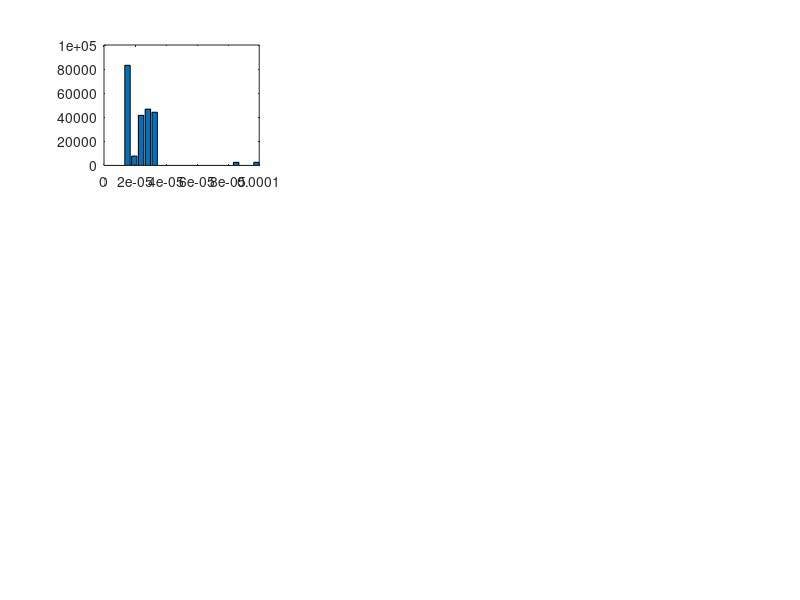

Write the MATLAB code that produced this figure. (Note: this script raises an error after producing the figure.)
clear all;
close all;
%initcourse TSRT14;
addpath Z:\sigsys\classes\
addpath Z:\sigsys\data\
addpath Z:\sigsys\mfiles\
load tphat_calibrate
%% 1. 

m = mean(tphat, 2);
e = tphat - m(:,ones(1,7));

bias = mean(e);
variance = var(e);

for i = 1:7
    subplot(3,3,i);
    [N, l ] = hist(e(:,i) ,20);
    Wb = l(2) - l(1); % Bin width
    Ny = length(e ); % Nr of samples
    bar(l , N /( Ny * Wb ));
    
    hold on;
    pe = ndist(bias(i), variance(i));
    plot(pe)
end
 
%% 2. & 3.

% Calculate pe for all tdoa differences
count = 1;
for i = 1:7
    for j = (i+1):7
        variance2(count) = variance(i) + variance(j);
        count = count+1;
    end
end
pe = ndist(zeros(21,1), diag(variance2));

% Createn SENSORMOD object
sensors = sensormod('h_tdoa',[2 0 21 22]);
sensors.P = zeros(22,22);
% Setup sensors
sensors.th = [80; 0; 
              122; 36;
              100; 99;
              35; 99;
              0; 72;
              0; 30;
              30; 0;
              bias(1);bias(2);bias(3);bias(4);bias(5);bias(6);bias(7);
              34385]';
sensors.x0 = [67 52];
sensors.pe = pe;

% Plot
figure(2)
plot(sensors, 'thind', [1 2 3 4 5 6 7 8 9 10 11 12 13 14])

%% 4. 

% a) for TDOA measurements using pairwise differences
% Calculate NLS loss function in a grid
%% Good configuration 
load tphat_good
%% 
for sample = 1
    % Calculate y
    k = 1;
    for i = 1:7
        for j = (i+1):7
            y(k,1) = tphat(sample,i)-tphat(sample,j);
            k = k+1;
        end
    end
    
    % Calculate V
    for x_ = 1:100
        for y_ = 1:150
            d = y - h_tdoa(0,[x_ y_]', 0, sensors.th);
            V(y_,x_) = d'*inv(diag(variance2))*d;
        end
    end
    figure;
    contour(V);
end

%% Bad configuration
load tphat_bad
sensors.th = [0; 97; 
              0; 85;
              0; 74;
              0; 56;
              0; 34;
              0; 17;
              0; 0;
              bias(1);bias(2);bias(3);bias(4);bias(5);bias(6);bias(7);
              34385]';
%% 
for sample = 1:1:80
    % Calculate y
    k = 1;
    for i = 1:7
        for j = (i+1):7
            y(k,1) = tphat(sample,i)-tphat(sample,j);
            k = k+1;
        end
    end
    
    % Calculate V
    for x_ = 1:150
        for y_ = 1:100
            d = y - h_tdoa(0,[x_ y_]', 0, sensors.th);
            V(y_,x_) = d'*inv(diag(variance2))*d;
        end
    end
    figure;
    contour(V)
    hold on;
end
    
%% 5. Localisation: Gauss-Newton
%Calculate measurement y
traj = [];
for sample = 1:1:80
k = 1;
for i = 1:7
    for j = (i+1):7
        y(k,1) = tphat(sample,i)-tphat(sample,j);
        k = k+1;
    end
end
    
% Arbituary initial condition
x_hat0 = [66 34]';
V_0 = 0;
alpha = 1;
plot_values = [x_hat0];
   
r = 1;
while r < 100
    
    x_hat = x_hat0 + alpha*inv((grad_h(x_hat0,sensors.th))'*inv(diag(variance2))*grad_h(x_hat0,sensors.th))*(grad_h(x_hat0,sensors.th))'*inv(diag(variance2))*(y - h_tdoa(0, x_hat0, 0, sensors.th));
    
    % Calculate V
    d = y - h_tdoa(0,x_hat, 0, sensors.th);
    V = d'*d;
    
    if V > V_0
        alpha = alpha*0.9;
    else
        alpha = 1;
    end
    
    plot_values = [plot_values x_hat];
    r = r + 1;
    
    if abs(x_hat0 - x_hat) < 0.01
        break;
    end
    
    V_0 = V;
    x_hat0 = x_hat;
end
% figure;
% plot(67,52,'r*');
% hold on;
traj = [traj x_hat];
% figure;
% plot(plot_values(1,:),plot_values(2,:), 'ko-');

end

plot(traj(1,:),traj(2,:), 'o');
